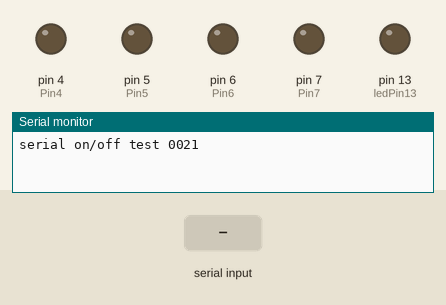
A sketch run on a simulated Arduino Uno, built with avr-gcc and run on an emulated ATmega328P. Parts: output pins drawn as LEDs (lit = HIGH), the last lines printed to the serial monitor. The inputs (shaded band) are chosen by the test bench.

Above: at 2.2 s.
2.3 s: "on13" received over Serial
At 2.7 s:
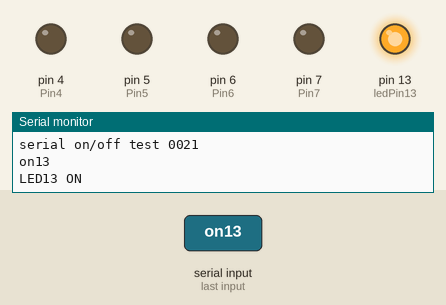
3.8 s: "on7" received over Serial
At 5.0 s:
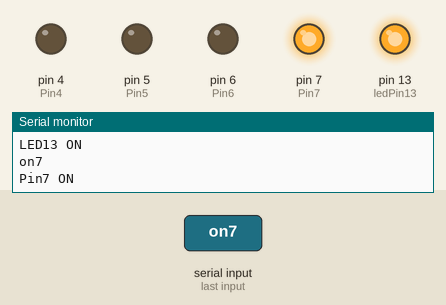
5.3 s: "off13" received over Serial
At 6.3 s:
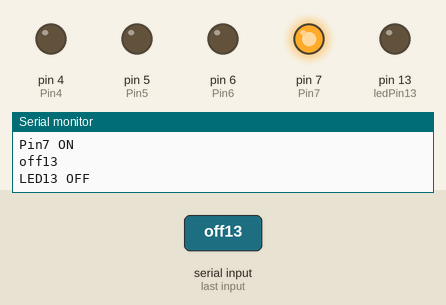
6.8 s: "on6" received over Serial
At 7.2 s:
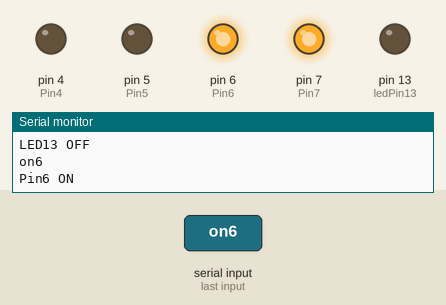
8.3 s: "off7" received over Serial
At 9.5 s:
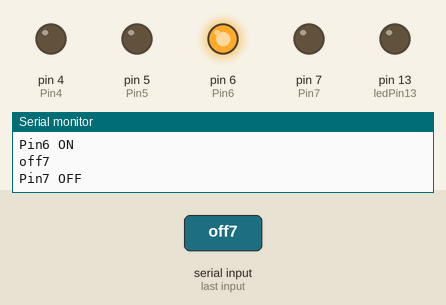
9.8 s: "on5" received over Serial
At 10.7 s:
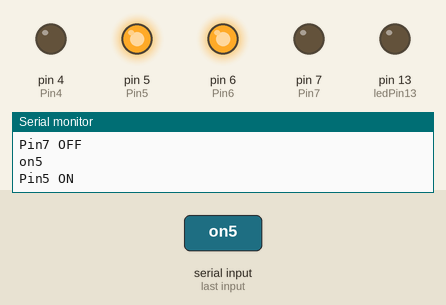
Timing chart, 0 to 12.3 s (numbered marks = the images above; inputs shaded):
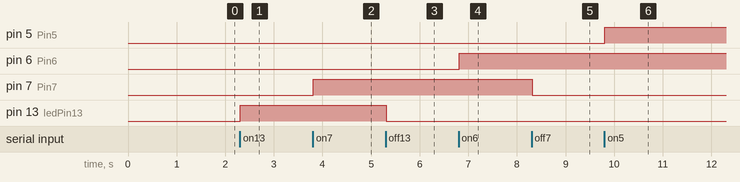

The sketch:

Pyserial.ino
```cpp
int ledPin13 = 13;
int Pin7 = 7;
int Pin6 = 6;
int Pin5 = 5;
int Pin4 = 4;

String readString;

void setup()
{
    Serial.begin(9600);

    pinMode(ledPin13, OUTPUT);
    pinMode(Pin7, OUTPUT);
    pinMode(Pin6, OUTPUT);
    pinMode(Pin5, OUTPUT);
    pinMode(Pin4, OUTPUT);
    delay(1000);

    Serial.println("serial on/off test 0021"); // so I can keep track
}

void loop()
{

    while (Serial.available())
    {
        delay(3);
        char c = Serial.read();
        readString += c;
    }

    if (readString.length() > 0)
    {
        Serial.println(readString);

        // ------------------LEDPIN--------------

        if (readString.indexOf("on13") >= 0)
        {
            digitalWrite(ledPin13, HIGH);
            Serial.println("LED13 ON");
        }

        if (readString.indexOf("off13") >= 0)
        {
            digitalWrite(ledPin13, LOW);
            Serial.println("LED13 OFF");
        }
        //  ------------------------PIN NUMBER 7-----------------
        if (readString.indexOf("on7") >= 0)
        {
            digitalWrite(Pin7, HIGH);
            Serial.println("Pin7 ON");
        }

        if (readString.indexOf("off7") >= 0)
        {
            digitalWrite(Pin7, LOW);
            Serial.println("Pin7 OFF");
        }
        // --------------------PIN NUMBER 6-------------------
        if (readString.indexOf("on6") >= 0)
        {
            digitalWrite(Pin6, HIGH);
            Serial.println("Pin6 ON");
        }

        if (readString.indexOf("off6") >= 0)
        {
            digitalWrite(Pin6, LOW);
            Serial.println("Pin6 OFF");
        }
        // --------------------PIN NUMBER 5-------------------

        if (readString.indexOf("on5") >= 0)
        {
            digitalWrite(Pin5, HIGH);
            Serial.println("Pin5 ON");
        }

        if (readString.indexOf("off4") >= 0)
        {
            digitalWrite(Pin5, LOW);
            Serial.println("Pin5 OFF");
        }
        // --------------------PIN NUMBER 4-------------------

        if (readString.indexOf("on4") >= 0)
        {
            digitalWrite(Pin4, HIGH);
            Serial.println("Pin4 ON");
        }

        if (readString.indexOf("off4") >= 0)
        {
            digitalWrite(Pin4, LOW);
            Serial.println("Pin4 OFF");
        }
        readString = "";
    }
}
```

Measured:
- after the input at 2.3 s, pin 13 (ledPin13): LOW → HIGH at once
- after the input at 3.8 s, pin 7 (Pin7): LOW → HIGH at once
- after the input at 5.3 s, pin 13 (ledPin13): HIGH → LOW at once
- after the input at 6.8 s, pin 6 (Pin6): LOW → HIGH at once
- after the input at 8.3 s, pin 7 (Pin7): HIGH → LOW at once
- after the input at 9.8 s, pin 5 (Pin5): LOW → HIGH at once
